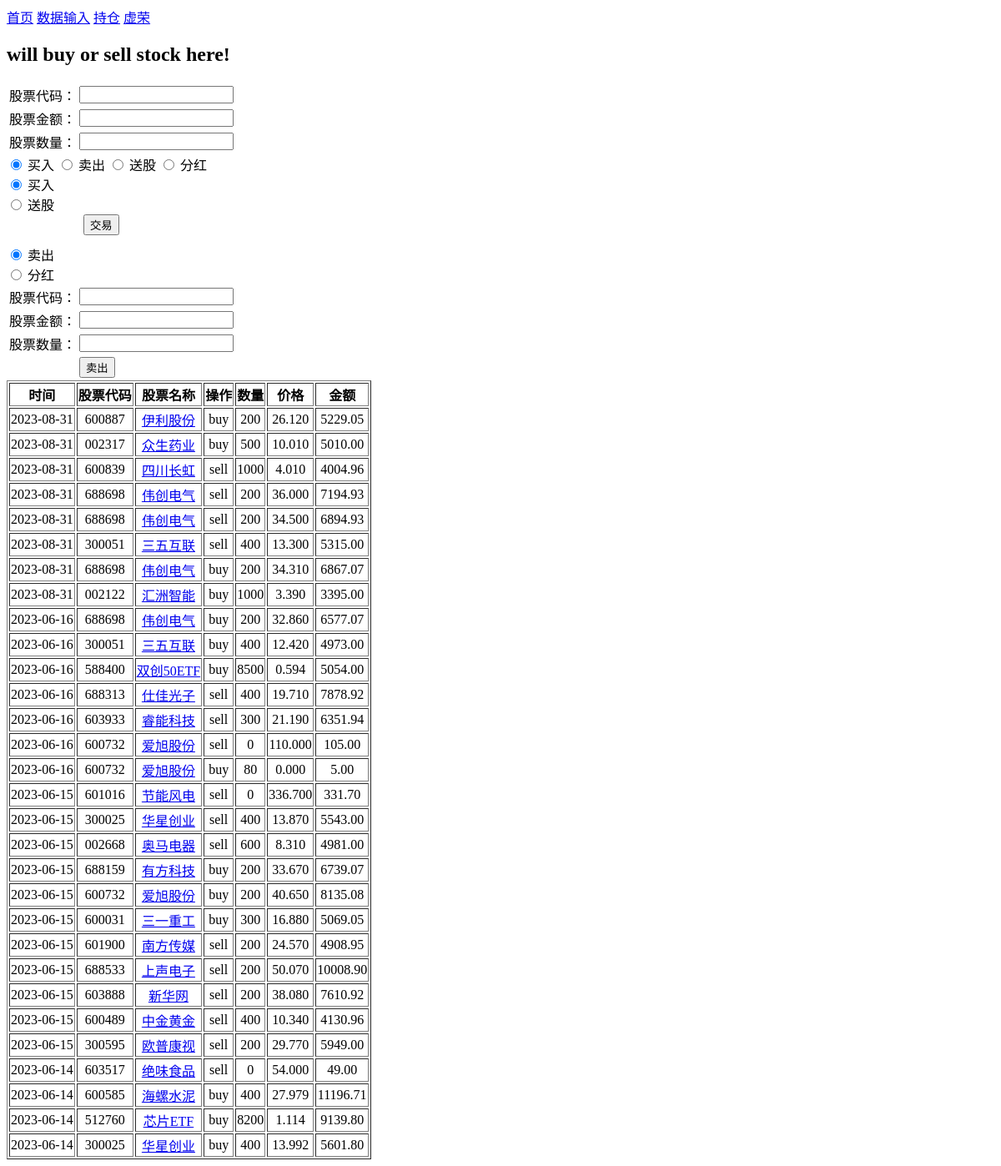
The app's page /trade/, older data.
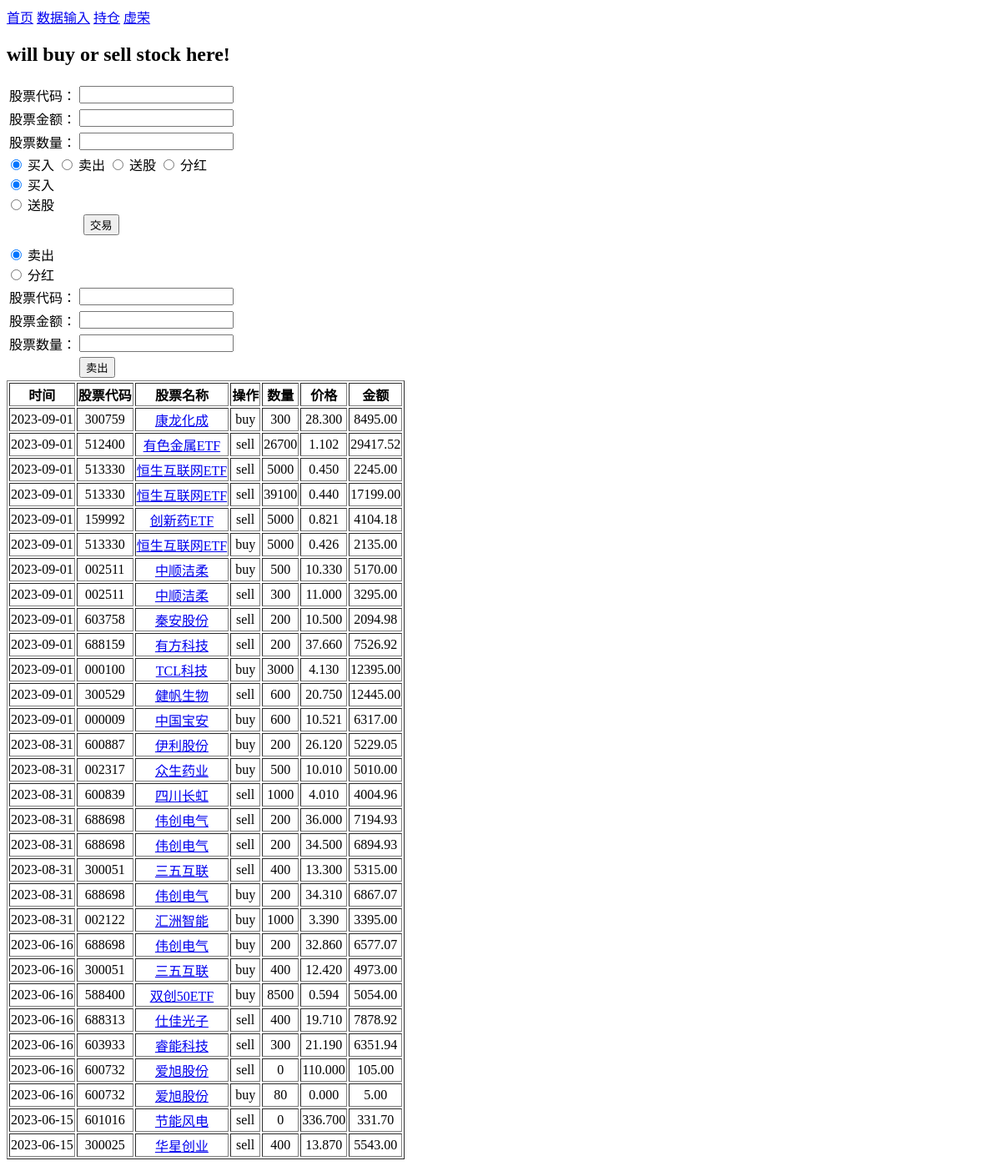
The same page, newer data.
### stocks/models.py (models this page shows, shortened)
class Record(models.Model):
    id = models.AutoField(primary_key=True)
    stock = models.ForeignKey(StcokInHand, on_delete=models.CASCADE, related_name='stock_code', null=True, blank=True, default=None)
    mark = models.CharField(max_length=4)
    quantity = models.IntegerField(default=0)
    price = models.DecimalField(max_digits=8, decimal_places=3, default=0)
    amount = models.DecimalField(max_digits=10, decimal_places=2, default=0)
    date = models.CharField(max_length=10)

class StcokInHand(models.Model):
    id = models.AutoField(primary_key=True)
    code = models.CharField(max_length=6)
    name = models.CharField(max_length=20)
    close = models.DecimalField(max_digits=8, decimal_places=3, default=0)
    ratio = models.FloatField(default=0)
    preclose = models.DecimalField(max_digits=8, decimal_places=3, default=0)
    buyquantity = models.IntegerField(default=0)
    buyamount = models.DecimalField(max_digits=11, decimal_places=2, default=1)
    sellquantity = models.IntegerField(default=0)
    sellamount = models.DecimalField(max_digits=11, decimal_places=2, default=0)
    quantityinhand = models.IntegerField()
    profit = models.DecimalField(max_digits=11, decimal_places=2, default=0)  # 收益
    estimation = models.DecimalField(max_digits=8, decimal_places=3, default=0)  # 估值
    value = models.DecimalField(max_digits=11, decimal_places=2, default=0)   # 市值
    profit_day = models.DecimalField(max_digits=11, decimal_places=2, default=0)  # 当日收益
    profit_ratio = models.FloatField(default=0, blank=True, null=True)

### stocks/views.py (the view)
# urls.py: path('trade/',views.trade, name='trade'),
def trade(request):
    stock_form = StockinhandForm()
    buy_form = BuystockForm()
    sell_form = SellstockForm()
    records = Record.objects.order_by('-id')[:30]
    content = {'stock_form': stock_form,
               'buy_form': buy_form,
               'sell_form': sell_form,
               'records': records
               }
    return render(request, 'trade.html', content)

### stocks/forms.py
class StockinhandForm(ModelForm):
    code = forms.CharField(max_length=6, min_length=6, required=True)
    class Meta:
        model = StcokInHand
        fields = ('code',)

class BuystockForm(ModelForm):
    amount = forms.DecimalField()
    quantity = forms.IntegerField()
    CHOICES = (
        ('buy', '买入'),
        ('send', '送股'),
    )
    my_choice = forms.ChoiceField(choices=CHOICES, widget=forms.RadioSelect(attrs={'layout': 'horizontal'}),
                                  initial='buy')
    class Meta:
        model = Record
        fields = ('amount', 'quantity')

### templates/trade.html (shortened to what this page needs)
{% extends 'base.html' %}
{% block content %}
<h2> will buy or sell stock here!</h2>
 <form name="buyForm"  action="/buystock/"  method="POST">
     <table>
         <tr>
             <td>股票代码：</td>
             <td>{{ stock_form.code }}</td>
         </tr>
         <tr>
             <td>股票金额：</td>
             <td>{{ buy_form.amount }}</td>
         </tr>
         <tr>
             <td>股票数量：</td>
             <td>{{ buy_form.quantity }}</td>
         </tr>
     </table>
      <div>
        <input type="radio" id="buy" name="tade_radio" value="buy" checked />
        <label for="buy">买入</label>
        <input type="radio" id="sell" name="tade_radio" value="sell" />
        <label for="sell">卖出</label>
        <input type="radio" id="send" name="tade_radio" value="send" />
        <label for="send">送股</label>
        <input type="radio" id="dividend" name="tade_radio" value="divi" />
        <label for="dividend">分红</label>
      </div>
     <div>
         {{ buy_form.my_choice}}
     </div>
    <input style="position: absolute;left:100px"     type="submit" name="bconfirm" value="交易" />
 </form>
<br>
<br>
<form name="sellForm"  action="/sellstock/"  method="POST">
        <table>
         <tr>
             <td>股票代码：</td>
             <td>{{ stock_form.code }}</td>
         </tr>
         <tr>
             <td>股票金额：</td>
             <td>{{ sell_form.amount }}</td>
         </tr>
         <tr>
             <td>股票数量：</td>
             <td>{{ sell_form.quantity }}</td>
         </tr>
         <tr>
             <td> </td>
             <td> <input type="submit" name="bconfirm" value="卖出" />&nbsp;&nbsp;&nbsp;&nbsp;</td>
         </tr>
            {{ sell_form.my_choice}}
     </table>
</form>
<div class='table_record' style="text-align: center;">
<table border="1">
      <tr>
		  <th>时间</th>
		  <th>股票代码</th>
		  <th>股票名称</th>
		  <th>操作</th>
		  <th>数量</th>
		  <th>价格</th>
		  <th>金额</th>
	  </tr>
	{% for item in records %}
      <tr>
		  <td>{{ item.date }}</td>
		  <td> {{ item.stock.code }} </td>
		   <td><a  href="{% url 'stocks:stockdetail' item.stock.code %}" > {{ item.stock.name }} </a></td>
		  <td>{{ item.mark }}</td>
		  <td>{{ item.quantity }}</td>
		  <td>{{ item.price }}</td>
		  <td>{{ item.amount }}</td>
	  </tr>
	{% endfor %}
   </table>
</div>
{% endblock %}

Row changes from the older to the newer data that the page shows:
no longer on this page (row unchanged): Record: date "2023-06-15", stock.code "002668", stock.name "奥马电器", mark "sell", quantity "600", price "8.310", amount "4981.00"
no longer on this page (row unchanged): Record: date "2023-06-15", stock.code "688159", stock.name "有方科技", mark "buy", quantity "200", price "33.670", amount "6739.07"
no longer on this page (row unchanged): Record: date "2023-06-15", stock.code "600732", stock.name "爱旭股份", mark "buy", quantity "200", price "40.650", amount "8135.08"
no longer on this page (row unchanged): Record: date "2023-06-15", stock.code "600031", stock.name "三一重工", mark "buy", quantity "300", price "16.880", amount "5069.05"
no longer on this page (row unchanged): Record: date "2023-06-15", stock.code "601900", stock.name "南方传媒", mark "sell", quantity "200", price "24.570", amount "4908.95"
no longer on this page (row unchanged): Record: date "2023-06-15", stock.code "688533", stock.name "上声电子", mark "sell", quantity "200", price "50.070", amount "10008.90"
no longer on this page (row unchanged): Record: date "2023-06-15", stock.code "603888", stock.name "新华网", mark "sell", quantity "200", price "38.080", amount "7610.92"
no longer on this page (row unchanged): Record: date "2023-06-15", stock.code "600489", stock.name "中金黄金", mark "sell", quantity "400", price "10.340", amount "4130.96"
no longer on this page (row unchanged): Record: date "2023-06-15", stock.code "300595", stock.name "欧普康视", mark "sell", quantity "200", price "29.770", amount "5949.00"
no longer on this page (row unchanged): Record: date "2023-06-14", stock.code "603517", stock.name "绝味食品", mark "sell", quantity "0", price "54.000", amount "49.00"
no longer on this page (row unchanged): Record: date "2023-06-14", stock.code "600585", stock.name "海螺水泥", mark "buy", quantity "400", price "27.979", amount "11196.71"
no longer on this page (row unchanged): Record: date "2023-06-14", stock.code "512760", stock.name "芯片ETF", mark "buy", quantity "8200", price "1.114", amount "9139.80"
no longer on this page (row unchanged): Record: date "2023-06-14", stock.code "300025", stock.name "华星创业", mark "buy", quantity "400", price "13.992", amount "5601.80"
added Record: date "2023-09-01", stock.code "300759", stock.name "康龙化成", mark "buy", quantity "300", price "28.300", amount "8495.00"
added Record: date "2023-09-01", stock.code "512400", stock.name "有色金属ETF", mark "sell", quantity "26700", price "1.102", amount "29417.52"
added Record: date "2023-09-01", stock.code "513330", stock.name "恒生互联网ETF", mark "sell", quantity "5000", price "0.450", amount "2245.00"
added Record: date "2023-09-01", stock.code "513330", stock.name "恒生互联网ETF", mark "sell", quantity "39100", price "0.440", amount "17199.00"
added Record: date "2023-09-01", stock.code "159992", stock.name "创新药ETF", mark "sell", quantity "5000", price "0.821", amount "4104.18"
added Record: date "2023-09-01", stock.code "513330", stock.name "恒生互联网ETF", mark "buy", quantity "5000", price "0.426", amount "2135.00"
added Record: date "2023-09-01", stock.code "002511", stock.name "中顺洁柔", mark "buy", quantity "500", price "10.330", amount "5170.00"
added Record: date "2023-09-01", stock.code "002511", stock.name "中顺洁柔", mark "sell", quantity "300", price "11.000", amount "3295.00"
added Record: date "2023-09-01", stock.code "603758", stock.name "秦安股份", mark "sell", quantity "200", price "10.500", amount "2094.98"
added Record: date "2023-09-01", stock.code "688159", stock.name "有方科技", mark "sell", quantity "200", price "37.660", amount "7526.92"
added Record: date "2023-09-01", stock.code "000100", stock.name "TCL科技", mark "buy", quantity "3000", price "4.130", amount "12395.00"
added Record: date "2023-09-01", stock.code "300529", stock.name "健帆生物", mark "sell", quantity "600", price "20.750", amount "12445.00"
added Record: date "2023-09-01", stock.code "000009", stock.name "中国宝安", mark "buy", quantity "600", price "10.521", amount "6317.00"
